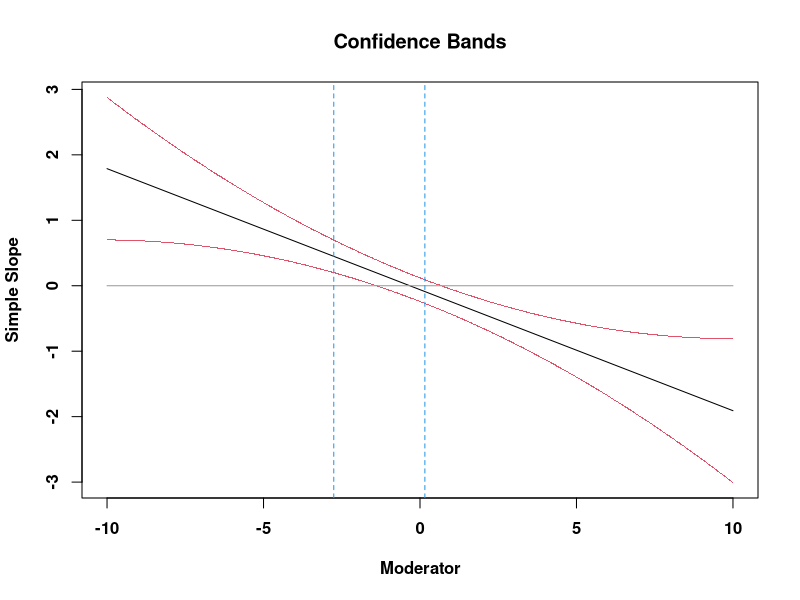

Here is the R script that generated this plot:
##J-N technique
## Title: jntest
## Author: Alexander M. Schoemann <schoemann@ku.edu>, Kris Preacher
## Date posted: 02/04/12
## Depends: jntest
## Description: A function to plot regions of signficance for 2 way interactions 
## using the Jonnson-Neyman Technique. 
## ----------------------------------------------------------------------------------------------------



## jnplot= Johnson-Neyman technique for probing interactions and plotting regions of significance
## Function to replicate the JN plot found at quantpsy.org
## jnplot a function that takes these arguments:
## model <- m1 #object
## plotx <- "x1" #string with name of IV to be plotted on x axis
## modx <- "x2" #string for moderator variable name
## depVar <- NULL. The dependent variable must be specified, or it must
## be available inside the fitted regression object (set lm argument y=TRUE)
## if plotx or modx is missing, stop




jnplot <- function(model=NULL, plotx=NULL,modx=NULL, depVar=NULL){
  if (is.null(model)) stop("jnplot requires a fitted regression model.")
  if (is.null(plotx)) stop("jnplot requires the name of the variable to be drawn on the x axis")
  if (is.null(modx)) stop("jnplot requires the name of moderator variable for which several slopes are to be drawn")
  ##grab model matrix
  mm <- model.matrix(model)
  if (is.null(depVar)){
    if (is.null(model$y)) stop("jnplot must have the dependent variable. You must either supply depVar as an argument or create your lm model with the argument y=T so that jnplot can grab the dependent variable from the fitted model.")
     else depVar <- model$y
  }

  #allow user to sepcify either variable as the moderator
 if (sum((attr(terms(m1),'term.labels')==paste(plotx,":",modx,sep="")))==1)
  modname <- paste(plotx,":",modx,sep="")
 else
   modname <- paste(modx,":",plotx,sep="")


  xnum<-which(attr(terms(model),'term.labels')==plotx) #which finds the location of the parameter. Can be used to find location in matrix.
  znum<-which(attr(terms(model),'term.labels')==modx) #which finds the location of the parameter. Can be used to find location in matrix.
  xznum<-which(attr(terms(model),'term.labels')==modname) #which finds the location of the parameter. Can be used to find location in matrix.

  acov <-vcov(model) ##get variance/covariance matrix of parameters
  tcrit<-qt(.975,model$df)

  jna <- tcrit^2*acov[xznum,xznum]-coef(model)[xznum]^2
  jnb <- 2*(tcrit^2*acov[xnum,xznum]-coef(model)[xnum]*coef(model)[xznum])
  jnc <- tcrit^2*acov[xnum,xnum]-coef(model)[xnum]^2

  inroot<- (jnb^2)-(4*jna*jnc)
  regsig<-c(NA,NA)

  if(	inroot < 0) stop("Regions of significance are imaginary and cannot be computed")
    else
    regsig[1]<-(-jnb-sqrt(inroot))/(2*jna)
    regsig[2]<-(-jnb+sqrt(inroot))/(2*jna)

  midp<-mean(regsig)
  midps <- coef(model)[xnum] + coef(model)[znum]*midp
  midpse <- sqrt(acov[xnum,xnum] + 2*midp*acov[xnum,xznum] + (midp^2)*acov[xznum,xznum])
  midpp <- pt(-abs(midps/midpse),model$df)
  if(midpp>.05) direction<-"Simple slopes are significant outside this region"
    else
      direction<-"Simple slopes are significant inside this region"
      regsig<-list("Region of Significance"=regsig,direction)


  z1=-10  #supply lower bound for z
  z2=10   #supply upper bound for z
  z <- seq(z1,z2,length=1000)
  fz <- c(z,z)
  y1 <- ((coef(model)[xnum])+(coef(model)[xznum])*z)+(1.9858*sqrt(acov[xnum,xnum])+(2*z*(acov[xnum,xznum])+((z^2)*acov[xznum,xznum])))
  y2 <- ((coef(model)[xnum])+(coef(model)[xznum])*z)-(1.9858*sqrt(acov[xnum,xnum])+(2*z*(acov[xnum,xznum])+((z^2)*acov[xznum,xznum])))
  fy <- c(y1,y2)
  fline <- ((coef(model)[xnum])+(coef(model)[xznum])*z)
  plot(fz,fy,type='p',pch='.',font=2,font.lab=2,col=2,xlab='Moderator',ylab='Simple Slope',main='Confidence Bands')
  lines(z,fline)
  f0 <- array(0,c(1000))
  lines(z,f0,col=8)
  abline(v=-2.7554,col=4,lty=2)
  abline(v=0.1557,col=4,lty=2)

  return(regsig)
  }



set.seed(12345)
x1 <- rnorm(100)
x2 <- rnorm(100)
x3 <- rnorm(100)
x4 <- rnorm(100)
y <- rnorm(100)
y2 <- 0.03 + 0.15*x1 + 0.1*x2 + 0.5*x1*x2

dat <- data.frame(x1,x2,x3,x4,y, y2)
rm(x1, x2, x3, x4, y, y2)

##ordinary regression
m1 <- lm(y ~ x1 * x2, data=dat)
## must specify depvar parameter
jnplot(m1, plotx="x1", modx="x2", depVar=dat$y)
